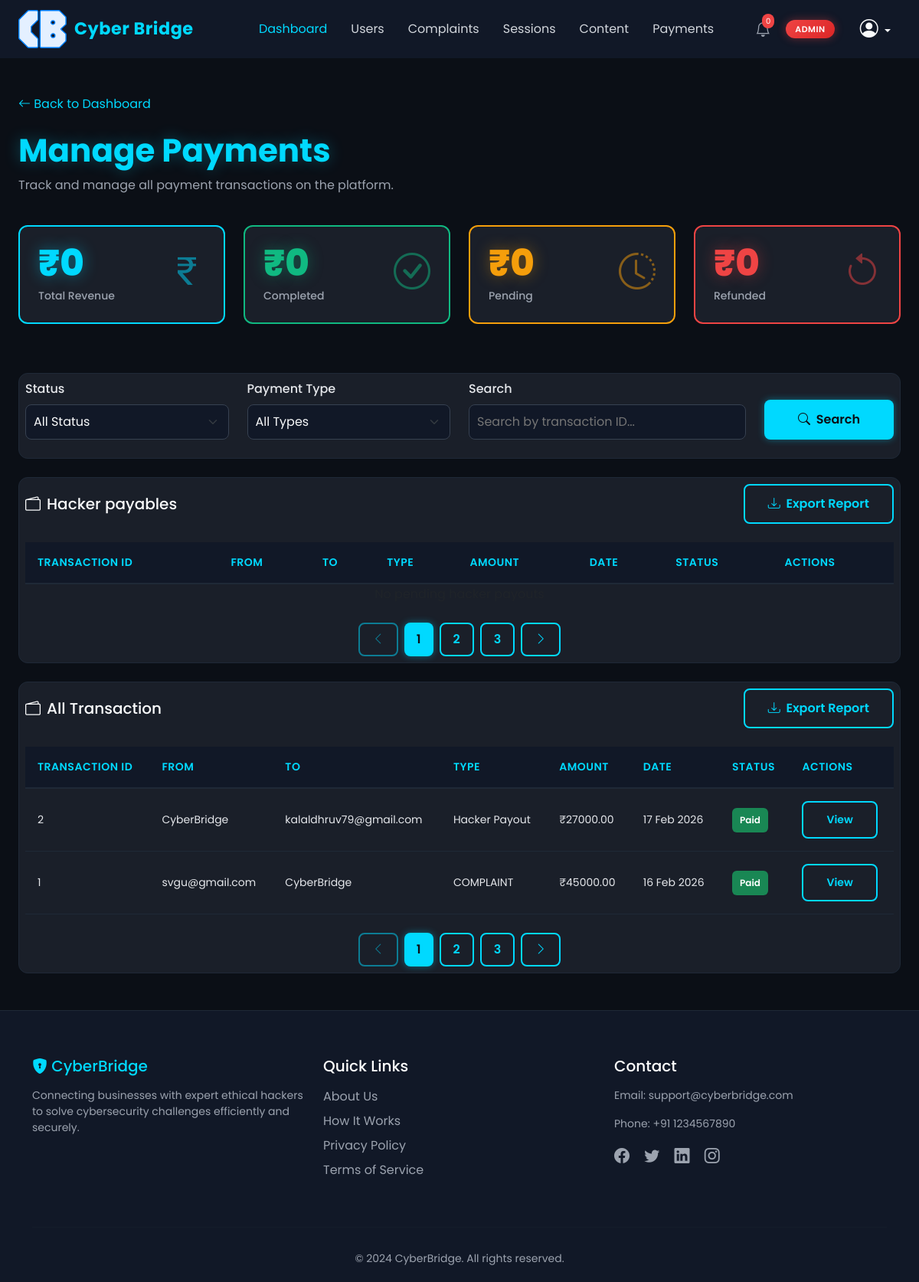
The page /Root/manage_payment/ (signed in) on the database its author committed.
### app1/models.py (models this page shows, shortened)
class Payments(models.Model):
    payer = models.ForeignKey(User, on_delete=models.CASCADE, related_name='payer',blank=True,null=True)
    receiver = models.ForeignKey(User, on_delete=models.CASCADE, related_name='receiver',blank=True,null=True)
    amount = models.DecimalField(max_digits=10, decimal_places=2)
    paid_for = models.CharField(
        max_length=30,
        choices=[
            ("COMPLAINT", "Complaint"),
            ("SESSION", "Awareness Session"),
            ("HACKER_PAYOUT", "Hacker Payout"),
        ],
        null=True,        # ✅ IMPORTANT
        blank=True        # ✅ IMPORTANT
    )
    payment_method = models.CharField(max_length=50)
    transaction_id = models.CharField(max_length=100, unique=True)
    status = models.CharField(max_length=50, default="Pending",null=True)
    date = models.DateTimeField(default=timezone.now)

class User(AbstractUser):
    username = models.CharField(unique=True,max_length=50)
    email = models.EmailField(unique=True)
    role = models.ForeignKey('Role', on_delete=models.CASCADE, null=True, blank=True)
    date_created = models.DateTimeField(default=timezone.now)
    is_active = models.BooleanField(default=True)
    USERNAME_FIELD = 'email'
    REQUIRED_FIELDS = ["username"]
    objects = CustomUserManager()  # ✅ Use our new manager here
    groups = models.ManyToManyField(
        Group,
        related_name="custom_user_groups",
        blank=True
    )
    user_permissions = models.ManyToManyField(
        Permission,
        related_name="custom_user_permissions",
        blank=True
    )

### app2/views.py (the view)
# urls.py: path("manage_payment/",views.manage_payment,name="manage_payment"),
@login_required(login_url='/Root/admin_login')
def manage_payment(request):
    hacker_payables = HackerPayout.objects.select_related(
        "complaint",
        "hacker__user"
    ).filter(
        status="PENDING"
    ).order_by("-completed_on")
    all_transactions = Payments.objects.select_related(
        "payer",
        "receiver"
    ).order_by("-date")
    return render(request, "admin-manage-payment.html", {
        "hacker_payables": hacker_payables,
        "all_transactions": all_transactions,
    })

### templates/admin-manage-payment.html (shortened to what this page needs)
{% extends "admin_base.html" %}
{% block content %}
    <main class="container-fluid my-5 px-4">
        <a href="admin-dashboard.html" class="text-cyan back-link">
            <i class="bi bi-arrow-left"></i> Back to Dashboard
        </a>
        <h1 class="page-title">Manage Payments</h1>
        <p class="page-subtitle">Track and manage all payment transactions on the platform.</p>
        <div class="row mb-5">
            <div class="col-lg-3 col-md-6 mb-3">
                <div class="card-stat card-stat-cyan">
                    <div class="d-flex justify-content-between align-items-start">
                        <div>
                            <div class="card-stat-number card-stat-number-cyan">₹0</div>
                            <div class="card-stat-label">Total Revenue</div>
                        </div>
                        <i class="bi bi-currency-rupee card-stat-icon card-stat-icon-cyan"></i>
                    </div>
                </div>
            </div>
            <div class="col-lg-3 col-md-6 mb-3">
                <div class="card-stat card-stat-success">
                    <div class="d-flex justify-content-between align-items-start">
                        <div>
                            <div class="card-stat-number card-stat-number-success">₹0</div>
                            <div class="card-stat-label">Completed</div>
                        </div>
                        <i class="bi bi-check-circle card-stat-icon card-stat-icon-success"></i>
                    </div>
                </div>
            </div>
            <div class="col-lg-3 col-md-6 mb-3">
                <div class="card-stat card-stat-warning">
                    <div class="d-flex justify-content-between align-items-start">
                        <div>
                            <div class="card-stat-number card-stat-number-warning">₹0</div>
                            <div class="card-stat-label">Pending</div>
                        </div>
                        <i class="bi bi-clock-history card-stat-icon card-stat-icon-warning"></i>
                    </div>
                </div>
            </div>
            <div class="col-lg-3 col-md-6 mb-3">
                <div class="card-stat card-stat-danger">
                    <div class="d-flex justify-content-between align-items-start">
                        <div>
                            <div class="card-stat-number card-stat-number-danger">₹0</div>
                            <div class="card-stat-label">Refunded</div>
                        </div>
                        <i class="bi bi-arrow-counterclockwise card-stat-icon card-stat-icon-danger"></i>
                    </div>
                </div>
            </div>
        </div>
        <div class="card-dark mb-4 p-2">
            <div class="row align-items-end">
                <div class="col-md-3 mb-3">
                    <label class="form-label">Status</label>
                    <select class="form-select">
                        <option value="">All Status</option>
                    </select>
                </div>
                <div class="col-md-3 mb-3">
                    <label class="form-label">Payment Type</label>
                    <select class="form-select">
                        <option value="">All Types</option>
                    </select>
                </div>
                <div class="col-md-4 mb-3">
                    <label class="form-label">Search</label>
                    <input type="text" class="form-input" placeholder="Search by transaction ID...">
                </div>
                <div class="col-md-2 mb-3">
                    <button class="button-primary full-width-button">
                        <i class="bi bi-search me-1"></i> Search
                    </button>
                </div>
            </div>
        </div>
        <div class="card-dark mb-4 p-2">
            <div class="d-flex justify-content-between align-items-center mb-4">
                <h3 class="section-heading">
                    <i class="bi bi-wallet2 me-2"></i>Hacker payables
                </h3>
                <button class="button-secondary">
                    <i class="bi bi-download me-1"></i> Export Report
                </button>
            </div>
            <div class="admin-table-wrapper">
                <table class="table-dark admin-table">
                    <thead>
                        <tr class="table-header">
                            <th class="table-header-cell">Transaction ID</th>
                            <th class="table-header-cell">From</th>
                            <th class="table-header-cell">To</th>
                            <th class="table-header-cell">Type</th>
                            <th class="table-header-cell">Amount</th>
                            <th class="table-header-cell">Date</th>
                            <th class="table-header-cell">Status</th>
                            <th class="table-header-cell">Actions</th>
                        </tr>
                    </thead>
                    <tbody>
                    {% for payout in hacker_payables %}
                    <tr class="table-row">
                        <td class="table-cell">
                            {{ payout.complaint.id }}
                        </td>
                        <td class="table-cell">
                            {{ payout.complaint.business.company_name }}
                        </td>
                        <td class="table-cell">
                            {{ payout.hacker.user.email }}
                        </td>
                        <td class="table-cell">
                            Complaint Resolution
                        </td>
                        <td class="table-cell">
                            ₹{{ payout.amount }}
                        </td>
                        <td class="table-cell">
                            {{ payout.completed_on|date:"d M Y" }}
                        </td>
                        <td class="table-cell">
                            <span class="badge bg-warning">Pending</span>
                        </td>
                        <td class="table-cell">
                            <a href="{% url "admin_hacker_payout" payout.id %}" class="button-primary btn-sm">
                                Pay Now
                            </a>
                        </td>
                    </tr>
                    {% empty %}
                    <tr>
                        <td colspan="8" class="text-center text-muted">
                        </td>
                    </tr>
                    {% endfor %}
                    </tbody>
                </table>
            </div>
            <div class="d-flex justify-content-center mt-4 gap-2">
                <button class="button-secondary pagination-btn" disabled>
                    <i class="bi bi-chevron-left"></i>
                </button>
                <button class="button-primary pagination-btn">1</button>
                <button class="button-secondary pagination-btn">2</button>
                <button class="button-secondary pagination-btn">3</button>
                <button class="button-secondary pagination-btn">
                    <i class="bi bi-chevron-right"></i>
                </button>
            </div>
        </div>
        <div class="card-dark mb-4 p-2">
            <div class="d-flex justify-content-between align-items-center mb-4">
                <h3 class="section-heading">
                    <i class="bi bi-wallet2 me-2"></i>All Transaction
                </h3>
                <button class="button-secondary">
                    <i class="bi bi-download me-1"></i> Export Report
                </button>
            </div>
            <div class="admin-table-wrapper">
                <table class="table-dark admin-table">
                    <thead>
                        <tr class="table-header">
                            <th class="table-header-cell">Transaction ID</th>
                            <th class="table-header-cell">From</th>
                            <th class="table-header-cell">To</th>
                            <th class="table-header-cell">Type</th>
                            <th class="table-header-cell">Amount</th>
                            <th class="table-header-cell">Date</th>
                            <th class="table-header-cell">Status</th>
                            <th class="table-header-cell">Actions</th>
                        </tr>
                    </thead>
                    <tbody>
                    {% for txn in all_transactions %}
                    <tr class="table-row">
                        <td class="table-cell">{{ txn.id }}</td>
                        <td class="table-cell">
    {% if txn.payer.role_id == 2 %}
        {{ txn.payer.email }}
    {% else %}
        CyberBridge
    {% endif %}
</td>
                        <td class="table-cell">
    {% if txn.receiver.role_id == 1 %}
        {{ txn.receiver.email }}
    {% else %}
        CyberBridge
    {% endif %}
</td>
                        <td class="table-cell">
                            {% if txn.receiver and txn.receiver.role.name == "HACKER" %}
                                Hacker Payout
                            {% else %}
                                {{txn.paid_for}}
                            {% endif %}
                        </td>
                        <td class="table-cell">₹{{ txn.amount }}</td>
                        <td class="table-cell">{{ txn.date|date:"d M Y" }}</td>
                        <td class="table-cell">
                            {% if txn.status == "Paid" %}
                                <span class="badge bg-success">Paid</span>
                            {% elif txn.status == "Pending" %}
                                <span class="badge bg-warning">Pending</span>
                            {% elif txn.status == "Refunded" %}
                                <span class="badge bg-danger">Refunded</span>
                            {% else %}
                                <span class="badge bg-secondary">{{ txn.status }}</span>
                            {% endif %}
                        </td>
                        <td class="table-cell">
                            <button class="button-secondary btn-sm">View</button>
                        </td>
                    </tr>
                    {% empty %}
                    <tr>
                        <td colspan="8" class="text-center text-muted">
                            No transactions found
                        </td>
                    </tr>
                    {% endfor %}
                    </tbody>
                </table>
            </div>
            <div class="d-flex justify-content-center mt-4 gap-2">
                <button class="button-secondary pagination-btn" disabled>
                    <i class="bi bi-chevron-left"></i>
                </button>
                <button class="button-primary pagination-btn">1</button>
                <button class="button-secondary pagination-btn">2</button>
                <button class="button-secondary pagination-btn">3</button>
                <button class="button-secondary pagination-btn">
                    <i class="bi bi-chevron-right"></i>
                </button>
            </div>
        </div>
    </main>
{% endblock content %}

### rows shown on the page
Payments: id "2", shows "CyberBridge", receiver.email "kalaldhruv79@gmail.com", shows "Hacker Payout", amount "27000.00", date "17 Feb 2026", status "Paid"
Payments: id "1", payer.email "svgu@gmail.com", shows "CyberBridge", paid_for "COMPLAINT", amount "45000.00", date "16 Feb 2026", status "Paid"
